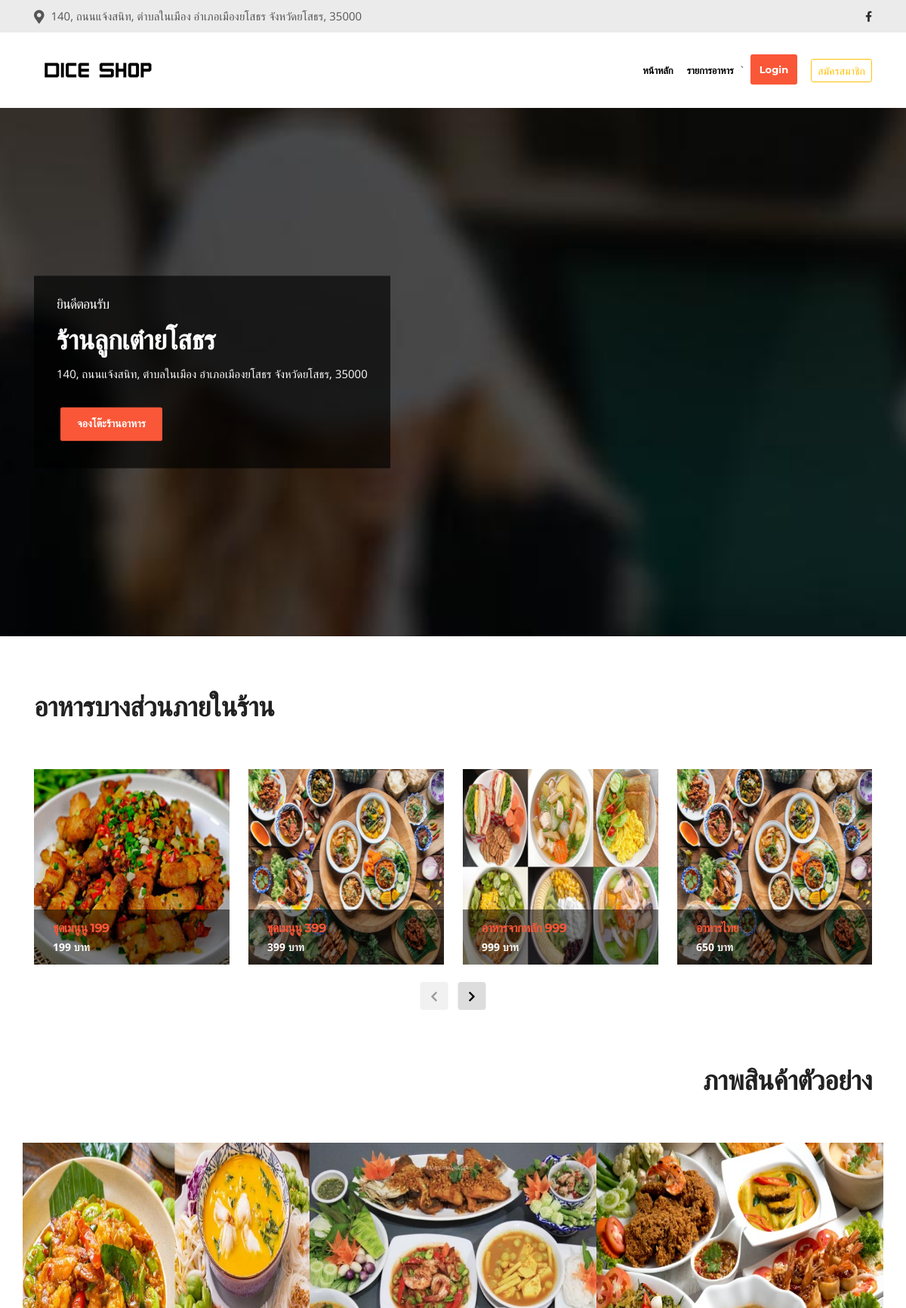
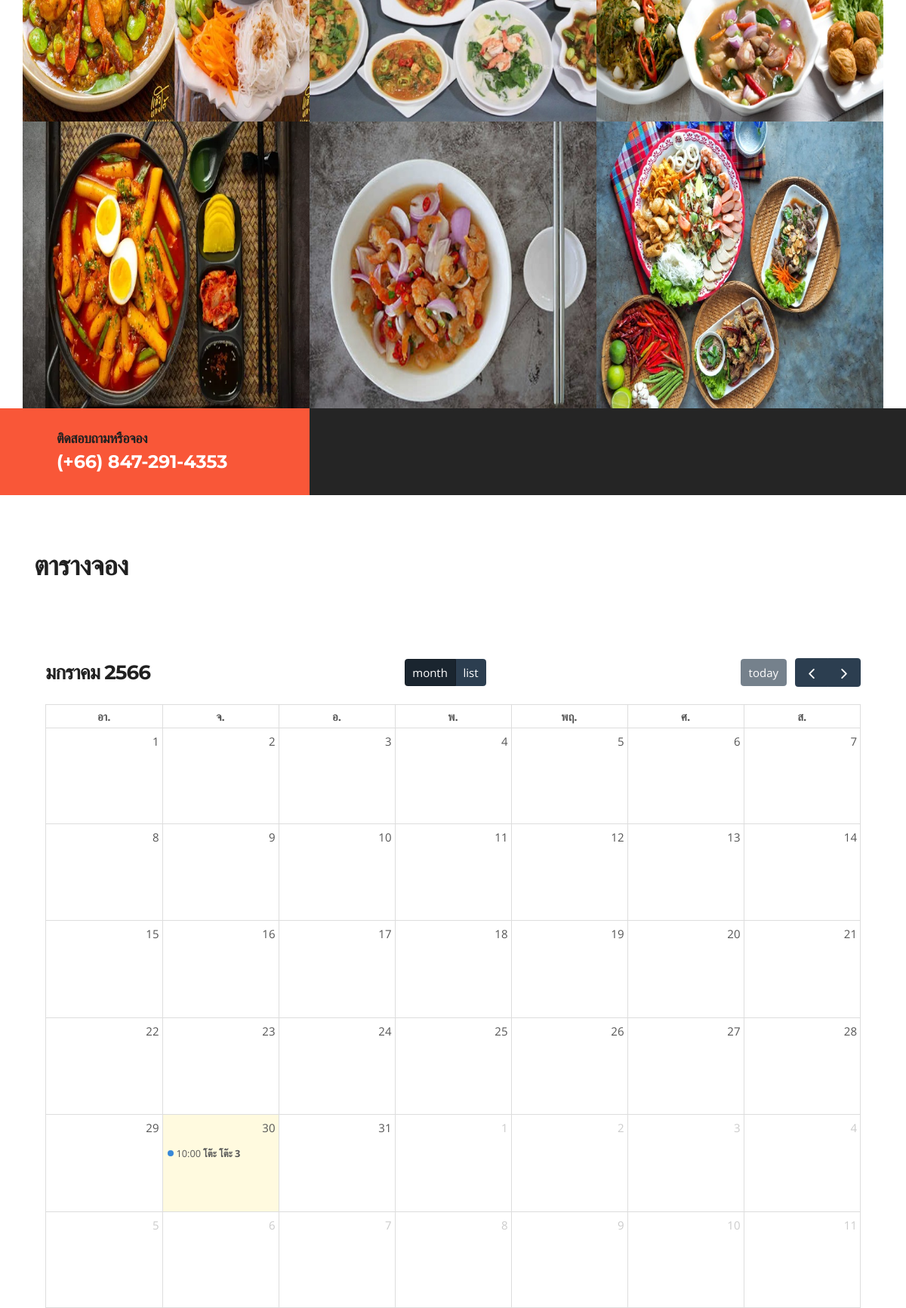
/views/auth/index.php (upper part), run on the app's committed database (2 pictures, top to bottom).
### tables this page shows
CREATE TABLE `products` (
  `id` int(11) NOT NULL,
  `name` varchar(50) NOT NULL,
  `img` varchar(100) NOT NULL,
  `price` varchar(10) NOT NULL,
  `details` text DEFAULT NULL,
  `status` int(3) NOT NULL DEFAULT 1
);

### App/config/connectdb.php (called while the page is built, shortened)
<?php
class DB
{
    private static $link = null;
    private static function getLink()
    {
        if (self::$link) {
            return self::$link;
        }
        self::$link = new PDO("mysql:host=" . DB_HOST . ";dbname=" . DB_NAME . ";charset=utf8", DB_USERNAME, DB_PASSWORD);
        self::$link->setAttribute(PDO::ATTR_ERRMODE, PDO::ERRMODE_EXCEPTION);
        return self::$link;
    }
    public static function __callStatic($name, $args)
    {
        $callback = array(self::getLink(), $name);
        return call_user_func_array($callback, $args);
    }
}

### views/auth/index.php (the view, shortened to what this page needs)
<!DOCTYPE html>
<html lang="en">
<head>
    <?php include_once('../inc/stylesheet.php') ?>
</head>
<body>
    <div class="body-inner">
        <?php include_once("./header.php") ?>
        <div class="banner-carousel banner-carousel-2 mb-0">
            <div class="banner-carousel-item" style="background-image:url(/assets/images/banner/banner1.jpg)">
                <div class="container">
                    <div class="box-slider-content">
                        <div class="box-slider-text">
                            <h2 class="box-slide-title">ยินดีตอนรับ</h2>
                            <h3 class="box-slide-sub-title">ร้านลูกเต๋ายโสธร</h3>
                            <p class="box-slide-description">140, ถนนแจ้งสนิท, ตำบลในเมือง อำเภอเมืองยโสธร จังหวัดยโสธร, 35000</p>
                            <p>
                                <a href="javascript:alert('กรุณาล็อกอินเข้าสู่ระบบก่อน!!')" class="slider btn btn-primary">จองโต๊ะร้านอาหาร</a>
                            </p>
                        </div>
                    </div>
                </div>
            </div>
        </div>
        <section id="ts-team" class="ts-team">
            <div class="container">
                <div class="row">
                    <div class="col-lg-12">
                        <h3 class="section-sub-title">อาหารบางส่วนภายในร้าน</h3>
                    </div>
                </div>
                <div class="row">
                    <div class="col-lg-12">
                        <div id="team-slide" class="team-slide">
                            <?php
                            $productList = DB::query("SELECT * FROM `products` WHERE status != 0 ORDER BY `products`.`id` ASC LIMIT 10 ", PDO::FETCH_OBJ);
                            foreach ($productList as $productList) :
                            ?>
                                <div class="item">
                                    <div class="ts-team-wrapper">
                                        <div class="team-img-wrapper">
                                            <img loading="lazy" class="w-100" src="/assets/images/products/<?php echo  $productList->img ?>" alt="team-img">
                                        </div>
                                        <div class="ts-team-content">
                                            <h3 class="ts-name"><?php echo $productList->name ?></h3>
                                            <p class="ts-designation"><?php echo $productList->price ?> บาท</p>
                                        </div>
                                    </div>
                                </div>
                            <?php endforeach; ?>
                        </div>
                    </div>
                </div>
            </div>
        </section>
        <section id="ts-team" class="ts-team no-padding">
            <div class="container">
                <div class="row text-right">
                    <div class="col-lg-12">
                        <h3 class="section-sub-title">ภาพสินค้าตัวอย่าง</h3>
                    </div>
                </div>
                <div class="row shuffle-wrapper">
                    <div class="col-1 shuffle-sizer"></div>
                    <?php
                    $productList = DB::query("SELECT * FROM `products` WHERE status != 0 ORDER BY `products`.`id` DESC LIMIT 6", PDO::FETCH_OBJ);
                    foreach ($productList as $productList) :
                    ?>
                        <div class="col-lg-4 col-md-6 shuffle-item" data-groups="[&quot;government&quot;,&quot;healthcare&quot;]">
                            <div class="project-img-container">
                                <a class="gallery-popup" href="/assets/images/products/<?php echo  $productList->img ?>">
                                    <img class="img-fluid" src="/assets/images/products/<?php echo  $productList->img ?>" alt="">
                                </a>
                                <div class="project-item-info">
                                </div>
                            </div>
                        </div>
                    <?php endforeach; ?>
                </div>
            </div>
        </section>
        <section class="subscribe no-padding ">
            <div class="container">
                <div class="row">
                    <div class="col-md-4">
                        <div class="subscribe-call-to-acton">
                            <h3>ติดสอบถามหรือจอง</h3>
                            <h4>(+66) 847-291-4353</h4>
                        </div>
                    </div>
                    <div class="col-md-8">
                        <div class="ts-newsletter row align-items-center">
                        </div>
                    </div>
                </div>
            </div>
        </section>
        <section id="ts-features" class="ts-features pb-2 ">
            <div class="container">
                <div class="row text-left">
                    <div class="col-lg-12">
                        <h3 class="section-sub-title">ตารางจอง</h3>
                    </div>
                </div>
                <div class="row">
                    <div class="col-lg-12 col-md-12 ">
                        <div class="ts-service-box">
                            <div id='calendar'></div>
                        </div>
                    </div>
                </div>
            </div>
        </section>
    </div>
</body>
</html>

### data on the page
products: img (picture), name "ชุดเมนูนู 199", price "199"
products: img (picture), name "ชุดเมนูนู 399", price "399"
products: img (picture), name "อาหารจากหลัก 999", price "999"
products: img (picture), name "อาหารไทย", price "650"
products: img (picture)
products: img (picture)
products: img (picture)
products: img (picture)
products: img (picture)
products: img (picture)
